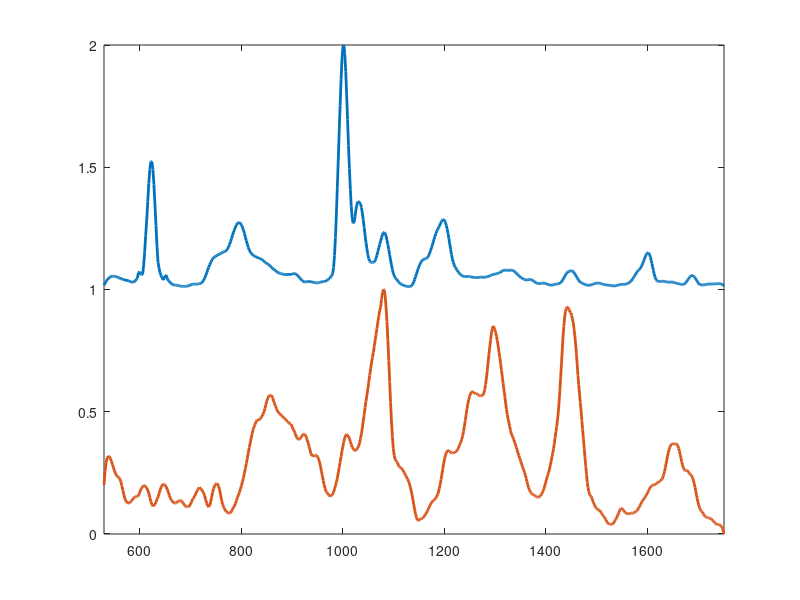

Write the MATLAB code that produced this figure. (Note: this script raises an error after producing the figure.)
clearvars

load('figure2_data.mat');

figure;
p1 = plot(wav, plastic_petridish + 1, 'Linewidth',2);
hold on
p2 = plot(wav, tissue, 'Linewidth',2);
axis tight
p1.Color(4) = 0.5;
p2.Color(4) = 0.5;
set(gca,'Fontsize', 16)
xlabel('Wavenumber (cm^{-1})')
ylabel('Intensity (a.u)')